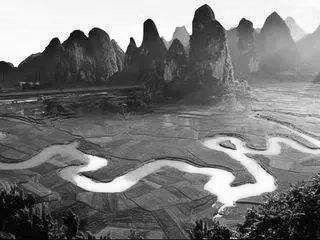
#> input picture 图像加噪和消噪/gray.jpg, 320 x 240 px, found by its file name
$ python averageNoise.py
#> lines starting #> are read from the running program, lines starting #| are printed output that depends on the picture
#> further down, img is the input picture: shape (240, 320); min 0, max 255, mean 120.9

import matplotlib.pyplot as plt
import numpy as np
from matplotlib.ticker import FuncFormatter
import random
import cv2

'''
    将y轴转化为概率
'''
def to_percent(y, position):
    return str(100 * y) + '%'

'''
    添加均匀噪声
    means：均值
    sigma：方差
    percetage：比例
'''
def addAverageNoise(img, low, high, percetage=1):
#> called with low = -70, high = 70, percetage = 0.6
    row,col = img.shape
#> row = 240; col = 320
    num = int(percetage * row * col)
#> num = 46080
    s = np.random.uniform(low,high,num) #均匀生成num个上界为high，下界为low的随机数
    '''
        显示均匀分布的柱状图
    '''
    plt.hist(s,bins=256 ,weights= [1./ len(s)] * len(s))
    formatter = FuncFormatter(to_percent)
    plt.gca().yaxis.set_major_formatter(formatter)
    plt.show()
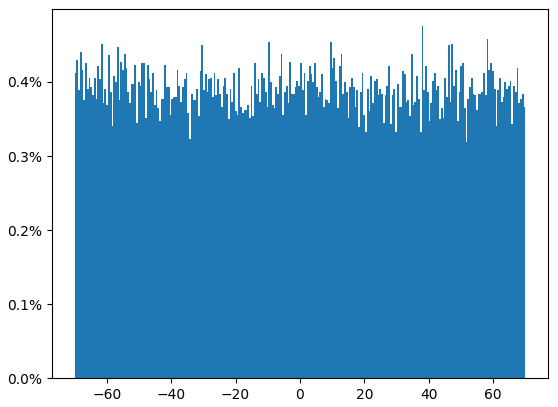
#> figure drawn by matplotlib, 1 panel; tallest bar 0.00475 high, from x = 37.73 to 38.28

    '''
        将噪声添加到图像中
    '''
    noiseImg = img.copy().astype(np.int16)
    for i in range(num):
        randX = random.randint(0, row-1)
        randY = random.randint(0, col-1)
        # print(noiseImg[randX, randY])
        noiseImg[randX, randY] = noiseImg[randX, randY] + int(s[i])
        # print(noiseImg[randX, randY])
        np.clip(noiseImg,0,255)
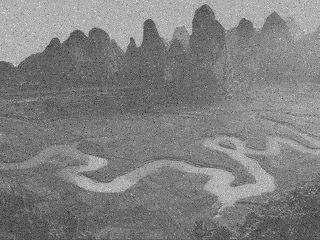
#> noiseImg: shape (240, 320) int16; min -221, max 456, mean 120.7; drawn with min black and max white
    return noiseImg


img = cv2.imread("gray.jpg",0)
noiseImg = addAverageNoise(img, -70, 70, 0.6)
# plt.imshow(noiseImg,cmap = 'gray')
# plt.show()
cv2.imwrite("averageNoise/avgNoise.jpg", noiseImg)
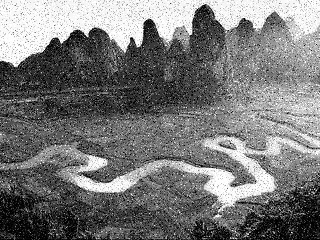
#> saved as avgNoise.jpg: shape (240, 320); min 0, max 255, mean 120.3
